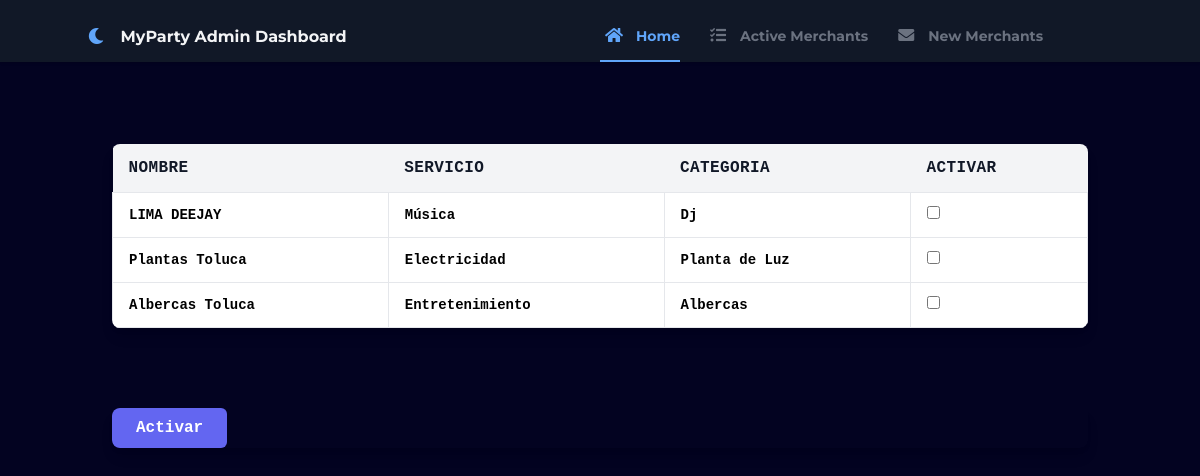
The page /pag/nMerchants.php on the database as committed earlier.
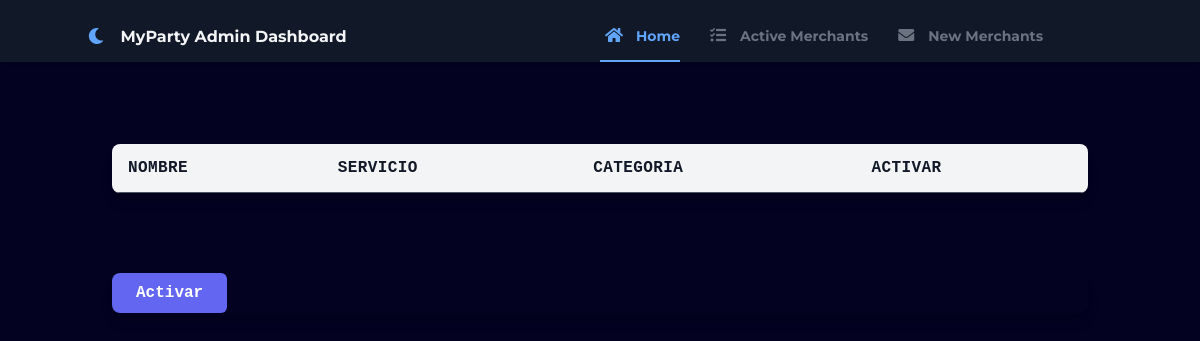
The same page on the database as committed later.
### tables this page shows
CREATE TABLE `tblnegocios` (
  `IdNegocio` int(11) NOT NULL,
  `IdCategoria` int(11) NOT NULL,
  `IdServicio` int(11) NOT NULL,
  `IdEstatus` int(11) NOT NULL,
  `Nombre` varchar(255) NOT NULL,
  `Descripcion` varchar(255) NOT NULL,
  `Direccion` varchar(255) NOT NULL,
  `Telefono` bigint(20) NOT NULL,
  `Whatsapp` bigint(20) NOT NULL,
  `Facebook` varchar(255) NOT NULL,
  `Instagram` varchar(255) NOT NULL,
  `Correo` varchar(255) NOT NULL,
  `fecha` date DEFAULT NULL
);

CREATE TABLE `tblservicios` (
  `IdServicio` int(11) NOT NULL,
  `Descripcion` varchar(255) NOT NULL
);

CREATE TABLE `tblcategorias` (
  `IdCategoria` int(11) NOT NULL,
  `Descripcion` varchar(255) NOT NULL
);

### pag/nMerchants.php (the view, shortened to what the changed rows need)
<?php
include ('conexion.php');
?>
<!DOCTYPE html>
<html lang="en">
<head>
    <link rel="stylesheet" href="https://use.fontawesome.com/releases/v5.3.1/css/all.css">
    <link href="https://unpkg.com/tailwindcss/dist/tailwind.min.css" rel="stylesheet">
    <link rel="stylesheet" href="../css/style.css">
</head>
<body>
    <?php
        if ($_SESSION["IdNegocio"] == 0) {
            ?>
            <br><br><br><br><br>
            <form method='post' enctype='multipart/form-data' action='./procesaMerchants.php' name='principal'>
                <section class="container mx-auto p-6 font-mono">
                    <div class="w-full mb-8 overflow-hidden rounded-lg shadow-lg">
                        <div class="w-full overflow-x-auto">
                            <table class="w-full">
                                <thead>
                                <tr class="text-md font-semibold tracking-wide text-left text-gray-900 bg-gray-100 uppercase border-b border-gray-600">
                                    <th class="px-4 py-3">Nombre</th>
                                    <th class="px-4 py-3">Servicio</th>
                                    <th class="px-4 py-3">Categoria</th>
                                    <th class="px-4 py-3">Activar</th>
                                </tr>
                                </thead>
                                <tbody class="bg-white">
                                    <?php
                                        $query = "select IdNegocio, nombre, s.Descripcion, c.Descripcion from tblnegocios n, tblservicios s,
                                        tblcategorias c where n.IdServicio = s.IdServicio and n.IdCategoria = c.IdCategoria and IdEstatus=2";
                                        $result = mysqli_query($conn, $query);
                                        while ($row = mysqli_fetch_row($result)){
                                            echo "<tr><td class = 'px-4 py-3 text-sm border'> <p class = 'font-semibold text-black'>".$row[1]."</p></td> \n";
                                            echo "<td class = 'px-4 py-3 text-sm border'> <p class = 'font-semibold text-black'>".$row[2]."</p></td> \n";
                                            echo "<td class = 'px-4 py-3 text-sm border'> <p class = 'font-semibold text-black'>".$row[3]."</p></td> \n";
                                            echo "<td class = 'px-4 py-3 text-sm border'><input type='checkbox' name='chk[]' value='".$row[0]."'></td></tr>";
                                        }
                                    ?>
                                </tbody>
                            </table>
                        </div>
                    </div>
                </section>
            </form>
            <?php
        }else{
            echo "<h1>NO TIENES PERMITIDO EL ACCESO</h1>";
        }
    ?>
</body>
</html>

Rows that differ between the two databases and show on the page:
no longer on this page (row edited): tblnegocios: Nombre "LIMA DEEJAY", IdServicio.Descripcion "Música", IdCategoria.Descripcion "Dj"
no longer on this page (row edited): tblnegocios: Nombre "Plantas Toluca", IdServicio.Descripcion "Electricidad", IdCategoria.Descripcion "Planta de Luz"
no longer on this page (row edited): tblnegocios: Nombre "Albercas Toluca", IdServicio.Descripcion "Entretenimiento", IdCategoria.Descripcion "Albercas"
